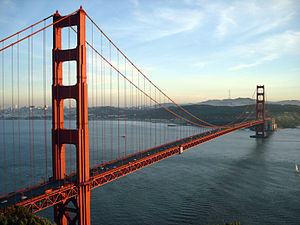
#> input picture imagem/ponte.jpg, 300 x 225 px, found by its file name
$ python fatiamento_e_desenho_sobre_imagem.py
#> lines starting #> are read from the running program, lines starting #| are printed output that depends on the picture
""" FATIAMENTO E DESENHO SOBRE IMAGEM
Também podemos utilizar a tecnica de slicing para altera varios pixels da imagem de uma
unica vez como: imagem[30:50, :] = (255, 0, 0)
Esse codigo acima cria um retanfulo azul a partir da linha 31 até a linha 50 da imagem
e ocupa toda largura disponivel, ou seja, todas as colunas.
O codigo abaixo abre uma imagem e cria varios retangulos coloridos sobre ela
"""
# IMPORTANDO BIBLIOTECAS
import cv2
import numpy as np
import imutils

# Lendo a imagem
imagem = cv2.imread('imagem/ponte.jpg')
#> imagem is the input picture: shape (225, 300, 3); mean B, G, R 141.5, 138.3, 130.4

# CRIA UM RETANGULO AZUL POR TODA LARGURA DA IMAGEM
imagem[30:50, :] = (255, 0, 0)

# CRIA UM QUADRADO VERMELHO
imagem[100:150, 50:100] = (0, 0, 255)

# CRIA UM RETANGULO AMARELO POR TODA ALTURA DA IMAGEM
imagem[:, 200:220] = (0, 255, 255)

# CRIA UM RETANGULO VERDE DA LINHA 150 A 300 NAS COLUNAS 250 A 350
imagem[150:300, 250:350] = (0, 255, 0)
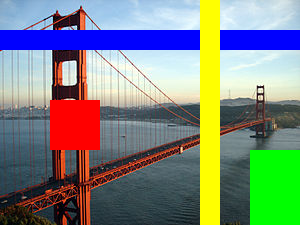
#> imagem: shape (225, 300, 3); mean B, G, R 126.4, 134.5, 124.4

# CRIA UM QUADRADO CIANO DA LINHA 150 A 300 NAS COLUNAS 250 A 350
imagem[300:400, 50:150] = (255, 255, 0)

# CRIA UM QUADRADO BRANCO
imagem[250:350, 300:400] = (255, 255, 255)

# CRIA UM QUADRADO PRETO
imagem[70:100, 300:450] = (0, 0, 0)

# ABRINDO AS IMAGENS
cv2.imshow('Imagem alterada', imagem)
# SALVANDO AS IMAGENS GERADAS
cv2.imwrite('Alterada.jpg', imagem)
# Esperando apertar algo para fechar
cv2.waitKey(0)

$ run again, with imagem/dados.jpg copied over imagem/ponte.jpg
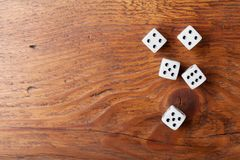
#> input picture imagem/dados.jpg, 240 x 160 px, found by its file name
#> imagem is the input picture: shape (160, 240, 3); mean B, G, R 80.3, 111.2, 170.2
#> `imagem[:, 200:220] = (0, 255, 255)`:
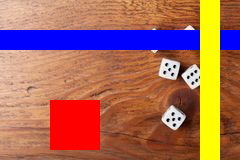
#> imagem: shape (160, 240, 3); mean B, G, R 89.7, 105.2, 165.5

$ run again, with imagem/dados1.jpg copied over imagem/ponte.jpg
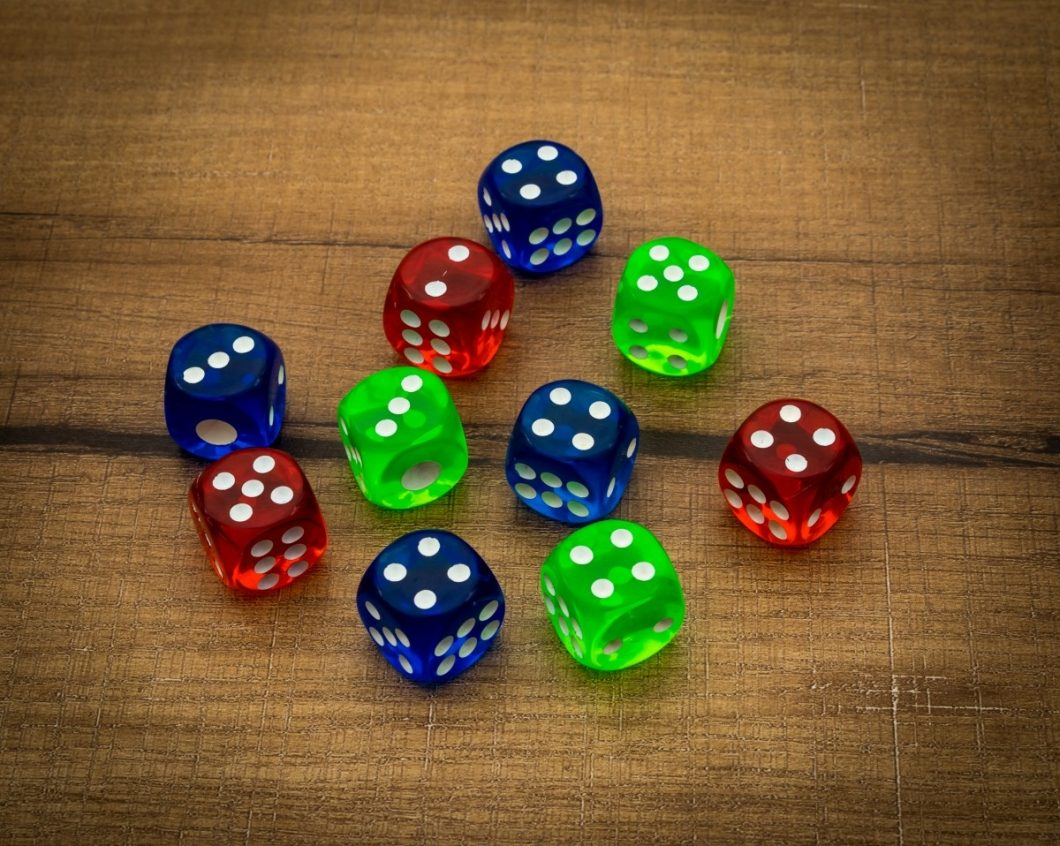
#> input picture imagem/dados1.jpg, 1060 x 846 px, found by its file name
#> imagem is the input picture: shape (846, 1060, 3); mean B, G, R 52.4, 92.6, 117.8
#> `imagem[70:100, 300:450] = (0, 0, 0)`:
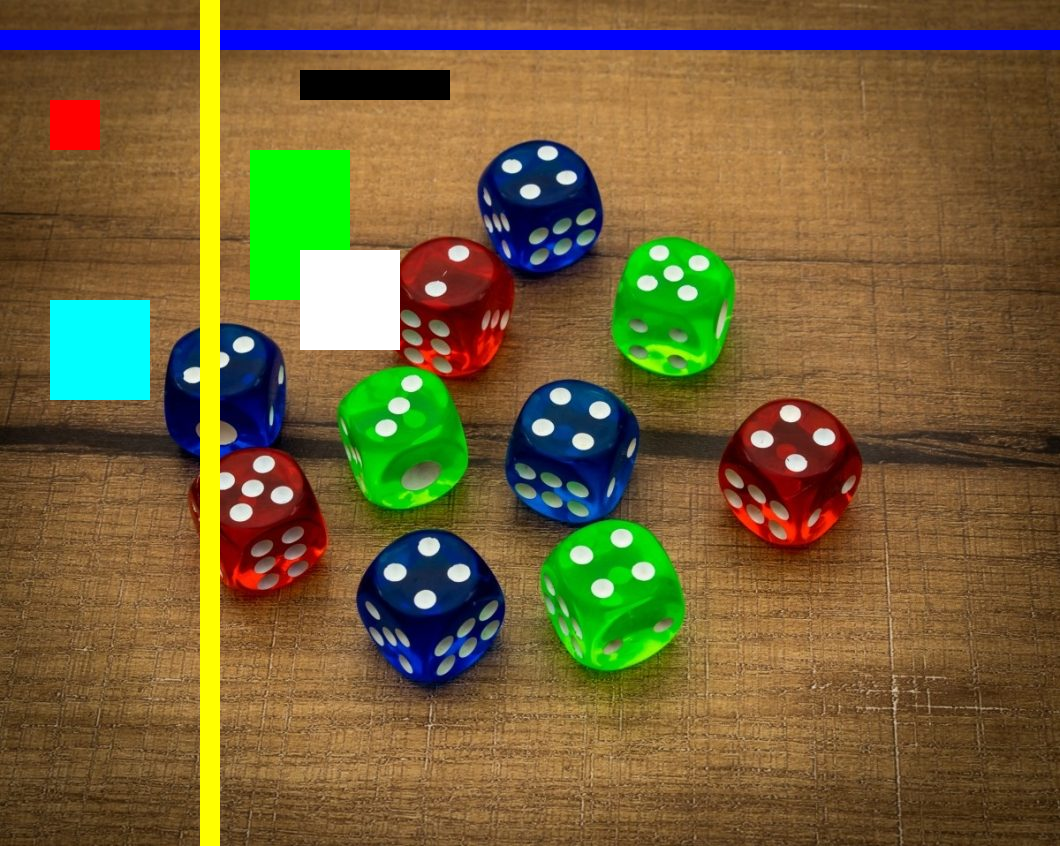
#> imagem: shape (846, 1060, 3); mean B, G, R 59.1, 98.3, 114.3
